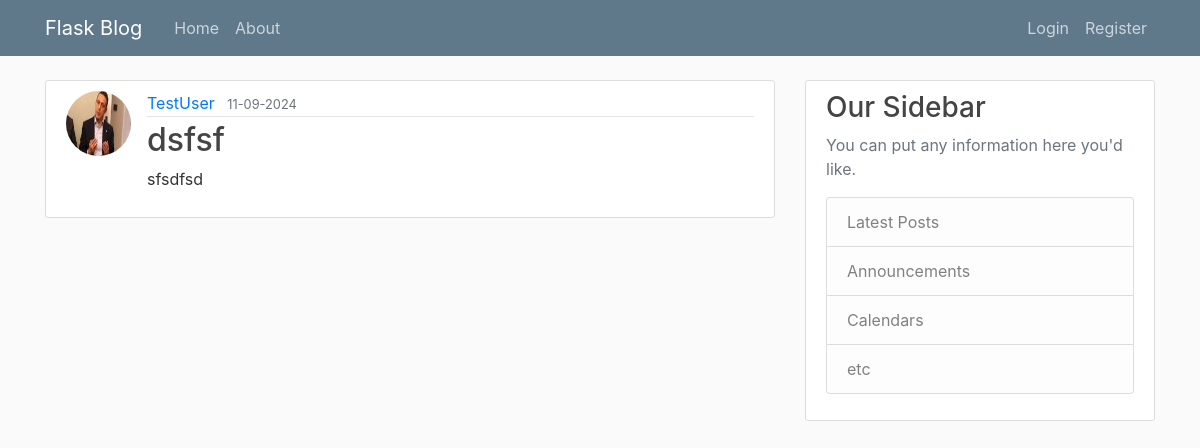
/post/18, run on an earlier commit of the app's database.
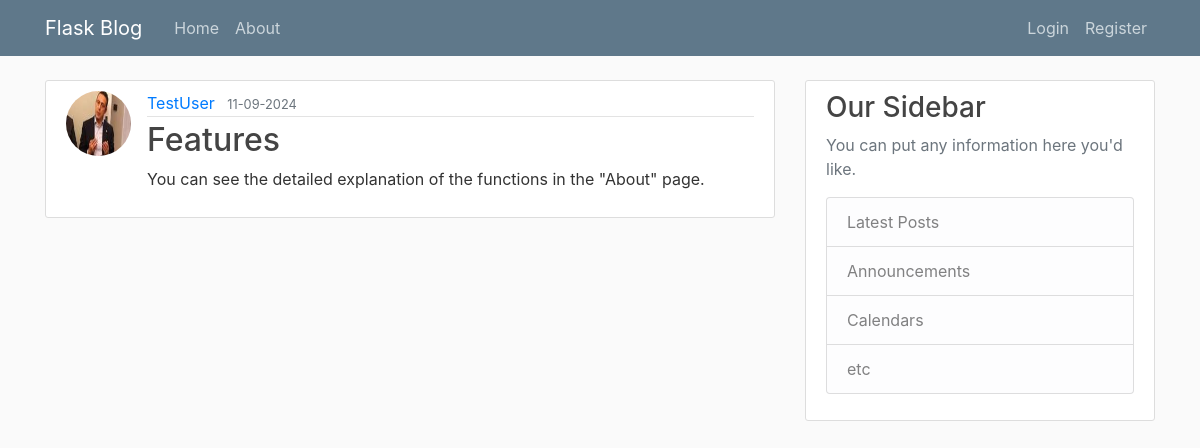
And on a later commit of the database.
### flask_blog/models.py (models this page shows, shortened)
class Post(db.Model):
    id = db.Column(db.Integer, primary_key=True)
    title = db.Column(db.String(100), nullable=False)
    date_posted = db.Column(db.DateTime, nullable=False, default=datetime.utcnow)
    content = db.Column(db.Text, nullable=False)
    user_id = db.Column(db.Integer, db.ForeignKey('user.id'), nullable=False)

### flask_blog/posts/routes.py (the view)
@posts.route("/post/<int:post_id>")
def post(post_id):
    post = Post.query.get_or_404(post_id)
    return render_template('post.html', title=post.title, post=post)

### flask_blog/templates/post.html (shortened to what this page needs)
{% extends "layout.html" %}
{% block content %}
    <article class="media content-section">
        <img class="rounded-circle article-img" src="{{ url_for('static', filename='profile_pics/' + post.author.image_file) }}">
        <div class="media-body">
        <div class="article-metadata">
            <a class="mr-2" href="{{ url_for('users.user_posts', username=post.author.username) }}">{{ post.author.username }}</a>
            <small class="text-muted">{{ post.date_posted.strftime('%d-%m-%Y') }}</small>
        </div>
        <h2 class="article-title">{{ post.title }}</h2>
        <p class="article-content">{{ post.content }}</p>
        </div>
    </article>
{% endblock content %}

What changed in the data, as far as the page shows it:
changed Post: title "dsfsf" → "Features"; content "sfsdfsd" → "You can see the detailed explanation of the functions in the \"About\" page."
